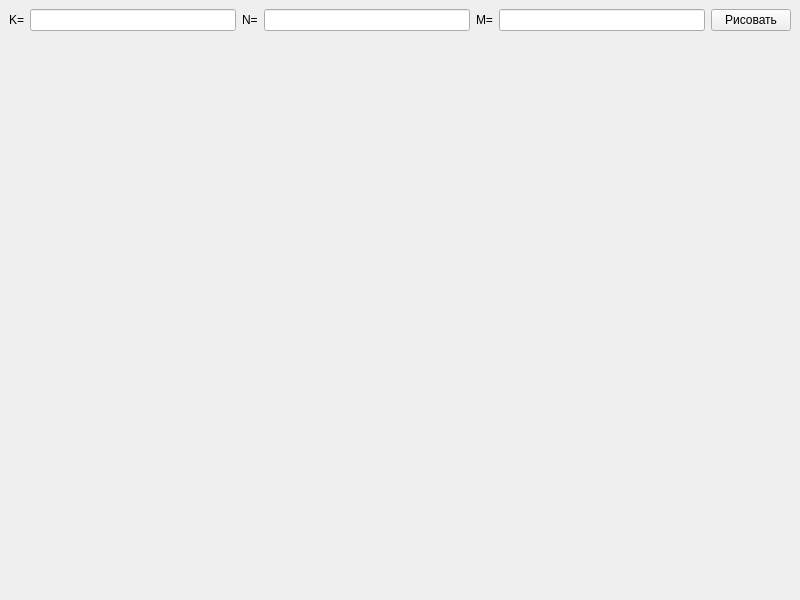
<?xml version="1.0" encoding="UTF-8"?>
<ui version="4.0">
 <class>MainWindow</class>
 <widget class="QMainWindow" name="MainWindow">
  <property name="geometry">
   <rect>
    <x>0</x>
    <y>0</y>
    <width>800</width>
    <height>600</height>
   </rect>
  </property>
  <property name="windowTitle">
   <string>Не квадрат-объектив</string>
  </property>
  <widget class="QWidget" name="centralwidget">
   <layout class="QVBoxLayout" name="verticalLayout">
    <item>
     <layout class="QHBoxLayout" name="horizontalLayout">
      <item>
       <widget class="QLabel" name="label">
        <property name="text">
         <string>K=</string>
        </property>
       </widget>
      </item>
      <item>
       <widget class="QLineEdit" name="lineEditK"/>
      </item>
      <item>
       <widget class="QLabel" name="label_2">
        <property name="text">
         <string>N=</string>
        </property>
       </widget>
      </item>
      <item>
       <widget class="QLineEdit" name="lineEditN"/>
      </item>
      <item>
       <widget class="QLabel" name="label_3">
        <property name="text">
         <string>M=</string>
        </property>
       </widget>
      </item>
      <item>
       <widget class="QLineEdit" name="lineEditM"/>
      </item>
      <item>
       <widget class="QPushButton" name="btnDraw">
        <property name="text">
         <string>Рисовать</string>
        </property>
       </widget>
      </item>
     </layout>
    </item>
    <item>
     <widget class="QWidget" name="drawCanvas" native="true">
      <property name="sizePolicy">
       <sizepolicy hsizetype="Preferred" vsizetype="Preferred">
        <horstretch>0</horstretch>
        <verstretch>1</verstretch>
       </sizepolicy>
      </property>
     </widget>
    </item>
   </layout>
  </widget>
 </widget>
 <resources/>
 <connections/>
</ui>
